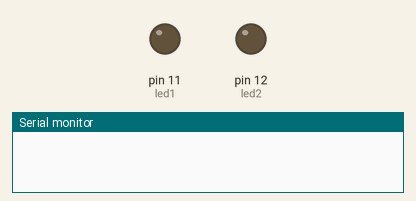
This sketch was run on a simulated Arduino Uno, built with avr-gcc and run on an emulated ATmega328P. Shown: output pins drawn as LEDs (lit = HIGH), the last lines printed to the serial monitor.

Above: at 0.4 s.
At 3.44 s:
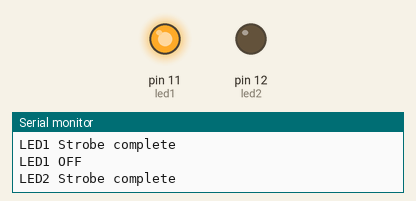
At 5.09 s:
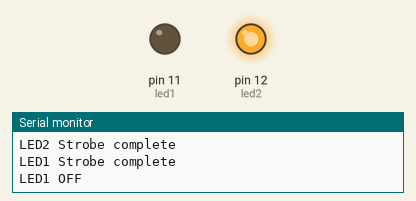
Timing chart, 0 to 6.0 s (numbered marks = the images above):
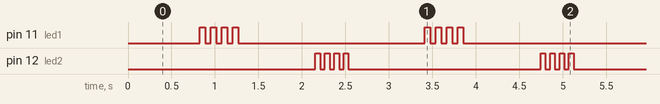

Measured:
- by itself, pin 11 (led1): repeats every 2.6 s: 3 × (LOW 0.06 s, HIGH 0.06 s), LOW 2.1 s, HIGH 0.06 s
- by itself, pin 12 (led2): repeats every 2.6 s: 3 × (LOW 0.05 s, HIGH 0.05 s), LOW 2.2 s, HIGH 0.05 s
- by itself, everything shown: repeats every 2.6 s, in 16 steps

The sketch:

LED_strobe.ino
```cpp
//2 LED strobe
int led1 = 11;
int led2 = 12;
long timer = 0;
int state = LOW;
const long Interval = 200000;      // Overall duration for on/off
const long strobeInterval = 10000; // Duration for each strobe (half on, half off)
int strobeCount = 0;               // Counter for the number of strobes
int maxStrobe = 3;
void setup() {
  pinMode(led1, OUTPUT);
  pinMode(led2, OUTPUT);
  Serial.begin(9600);  // Initialize serial communication
}

void loop() {
  while (1) {
    timer++;
    timerON();
    timerOFF();
  }
}

void timerON() {
  if (state == LOW && timer >= Interval) {
    strobe();  // Call the strobe function for led1
    state = HIGH;
    timer = 0;  // Reset the timer after strobing
  }
}

void timerOFF() {
  if (state == HIGH && timer >= Interval) {
    digitalWrite(led1, LOW);
    Serial.println("LED1 OFF");
    strobe2();  // Call the strobe function for led2
    state = LOW;
    timer = 0;  // Reset the timer after turning the LED off
    strobeCount = 0;  // Reset the strobe counter
  }
}

void strobe() {
  long strobeTimer = 0;
  strobeCount = 0;

  while (strobeCount <= maxStrobe) {  // Strobe only 3 times
    if (strobeTimer % (2 * strobeInterval) < strobeInterval) {
      digitalWrite(led1, HIGH);  // Turn the LED on during the first half of the strobeInterval
    } else {
      digitalWrite(led1, LOW);   // Turn the LED off during the second half of the strobeInterval
    }

    strobeTimer++;  // Increment the strobe timer

    // Check if a full strobe cycle (on + off) has completed
    if (strobeTimer >= 2 * strobeInterval) {
      strobeTimer = 0;  // Reset the strobe timer for the next cycle
      strobeCount++;    // Increment the strobe count
    }
  }

  Serial.println("LED1 Strobe complete");
}

void strobe2() {
  long strobeTimer = 0;
  strobeCount = 0;

  while (strobeCount <= maxStrobe) {  // Strobe only 3 times
    if (strobeTimer % (2 * strobeInterval) < strobeInterval) {
      digitalWrite(led2, HIGH);  // Turn LED2 on during the first half of the strobeInterval
    } else {
      digitalWrite(led2, LOW);   // Turn LED2 off during the second half of the strobeInterval
    }

    strobeTimer++;  // Increment the strobe timer

    // Check if a full strobe cycle (on + off) has completed
    if (strobeTimer >= 2 * strobeInterval) {
      strobeTimer = 0;  // Reset the strobe timer for the next cycle
      strobeCount++;    // Increment the strobe count
    }
  }

  Serial.println("LED2 Strobe complete");
}
```
